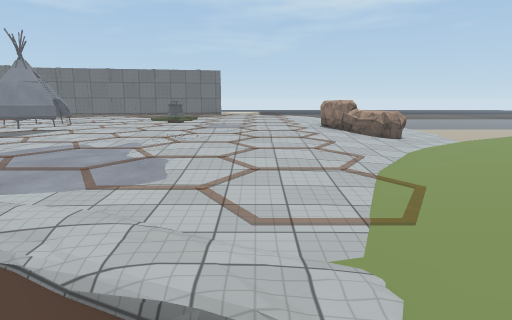
view 1 (above)

18 first-person views from a walk through a Unity game level. The camera is 1.5 m above the floor, tilts 10° down and sees 75° across. The floor is counted in squares, 1 m on a side. Each view is taken from the middle of a square. On the plan, view 1 faces up. The plan holds only what a view shows up to about 15 squares ahead; the rest is blank. The place goes on beyond the plan. The player character is not drawn. Some surface patterns are stand-ins.

view 2
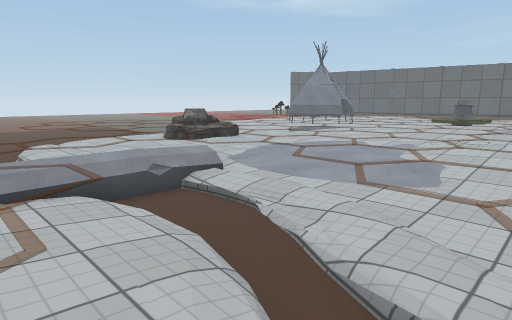

view 3
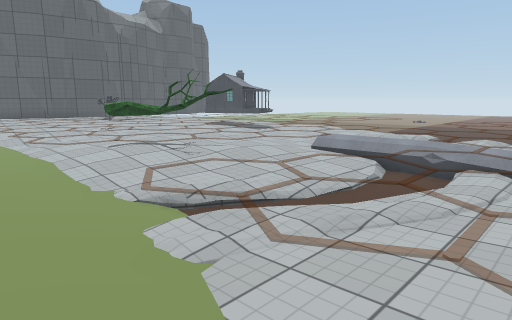

view 4
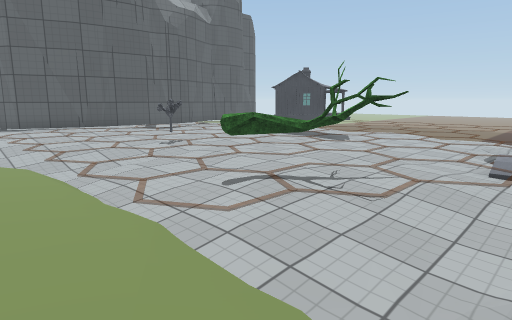

view 5
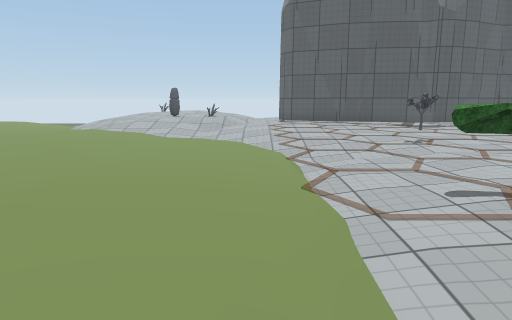

view 6
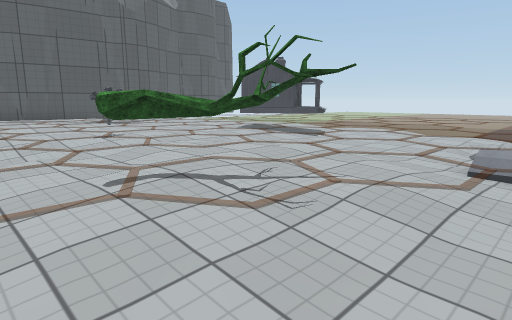

view 7
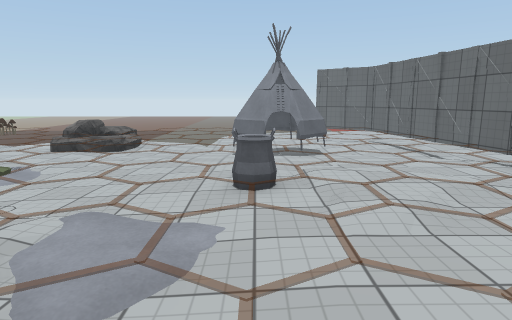

view 8
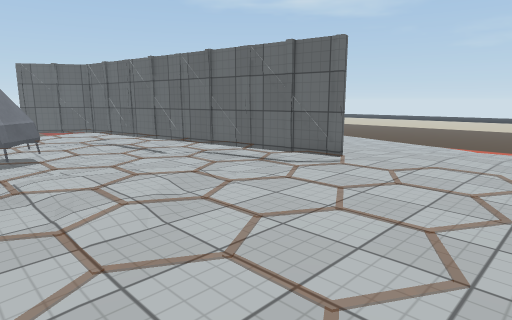

view 9
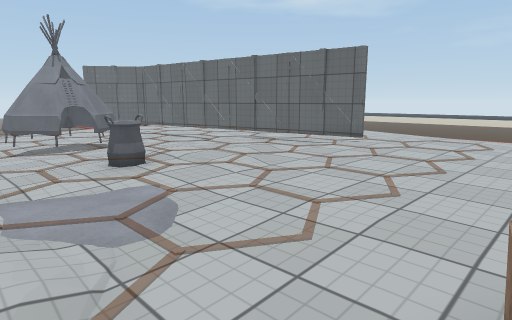

view 10
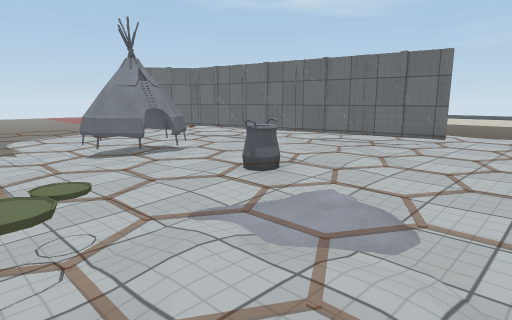

view 11
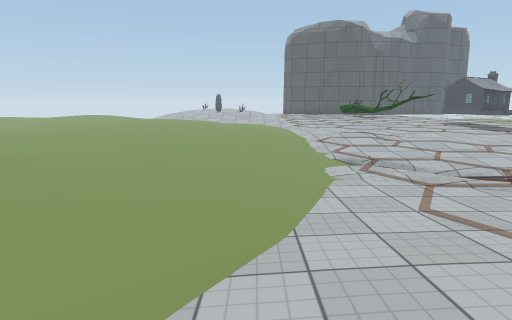

view 12
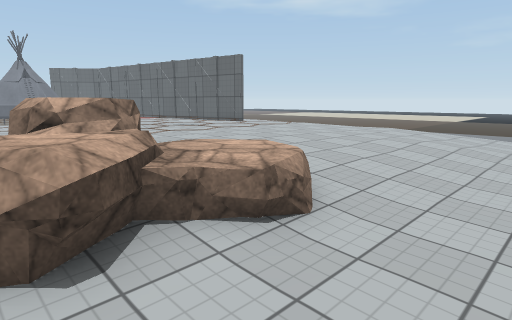

view 13
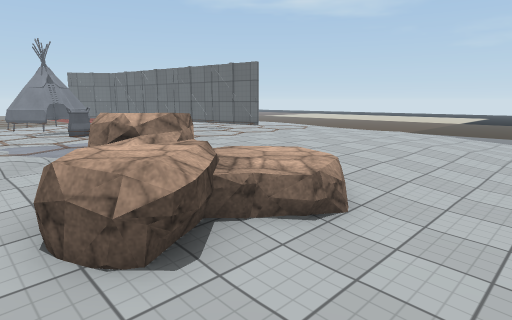

view 14
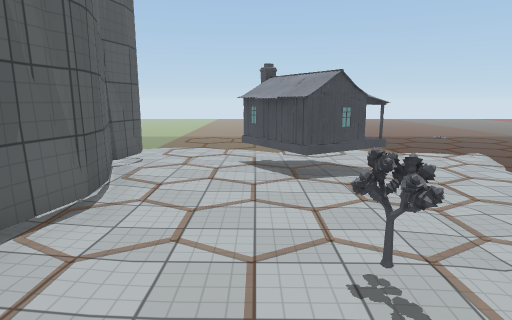

view 15
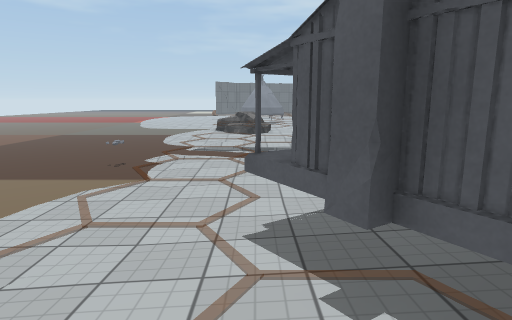

view 16
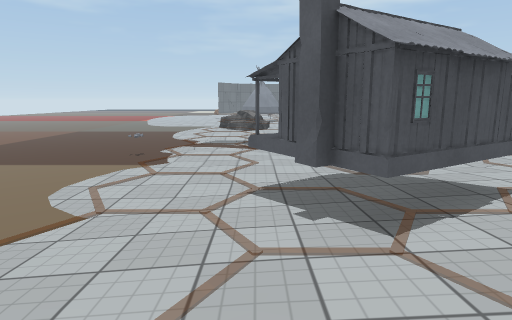

view 17
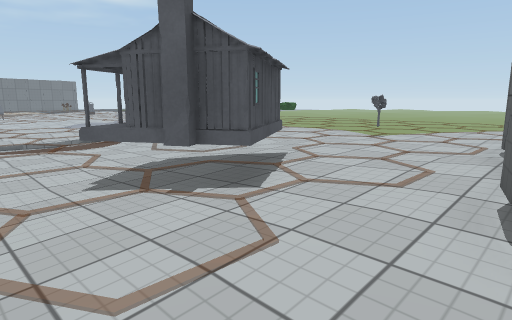

view 18
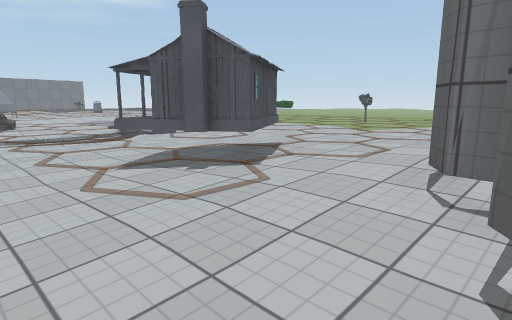

### Floor plan
Key: @ floor where view 1 was taken; # wall or solid block; . main floor; : floor 0.25 m higher than the main floor; - floor 0.25 m lower than the main floor; + floor 0.5 m higher than the main floor; _ floor 0.5 m lower than the main floor; * floor 0.75 m higher than the main floor; / step, stairs or slope; = window, fence, low wall or low ledge; ≈ liquid the walk keeps out of; v drop or lower ground; R rock; P plant; B basket; T tree; C cabin; H thing the floor can be seen under or through; O other object.
Columns run from 16 left of view 1 to 9 right of it. Each row starts with its distance up from view 1.
 28               ....  ..--
 27             ...::...../-
 26            ...::::....--
 25        .-.....::::...../
 24       .-......::::::.../-
 23       - =HHHHH/://::.../-
 22   ####=#.O..O::/::::.../-
 21   #-==-=/.//.//://::.../-
 20  #======//////////::../--
 19  #  ====/./////://::../--
 18  --OOOO=/.//://://:  /---≈
 17   _O==O=//////////::  +--≈
 16  __  =O=O///B//://::  +--≈
 15 __==OO==//////////:RR ---≈
 14 __=_==v//.//://://.R  *-_
 13 ≈_=======.//./////..R*--//
 12    =======//..////...--///
 11    #==-==-==..P.//..--///
 10      -v======/////.--//.:
  9    RRvv=##=O vO.OO.--/.:
  8    RR---=======.==--//.
  7   #===-==.==##=-==--/.:
  6  _================-//.::
  5  _================-//:::+
  4 ≈_=_==_==#==≈==-==-/.:::/:
  3 ≈≈====-== ≈≈≈≈====-/.:::::
  2 ≈≈≈≈==≈≈  O###≈≈==-/.::...
  1 ≈≈≈≈≈≈≈≈≈ #===-/////.:::..
  0 ≈_≈≈    =#==-==-@-/.::::::
 -1 ≈≈===≈≈vvv==./====..::::::
 -2 ≈≈===vvvv==//TT.==..::::::
 -3 ≈≈=-==vvvv=/.TTT.=..::::::
 -4 ≈≈====v==v//O::O.=..::::::
 -5 ≈≈=-==-==-//://.//...:::
 -6 ≈-===-CC=////////=...::::
 -7 ≈-===CCC/.//.//===....:::
 -8 ≈-=-#CCCC.//://.==....::::
 -9 ≈≈===CCCC////OO//=....::::
-10  ≈=#OCCOO:OO:OO///......::
-11  -==///////////////.....::
-12  -=.//://://://:////....::
-13  --=..:::######++:::.////:
-14   -..#####    ###::://////
-15  --###          ##

Positions as (right, up) in squares from view 1, and headings:
1: (0, 0), facing up
2: (0, 0), facing up-left
3: (3, 6), facing down-left
4: (3, 1), facing down-left
5: (2, 1), facing down
6: (1, 1), facing down-left
7: (2, 16), facing left
8: (2, 16), facing up-left
9: (3, 13), facing up-left
10: (1, 11), facing up-left
11: (3, 11), facing down
12: (9, 13), facing up-left
13: (9, 12), facing up-left
14: (0, -10), facing left
15: (-12, -12), facing up
16: (-12, -14), facing up
17: (-14, -14), facing up-right
18: (-15, -15), facing up-right
